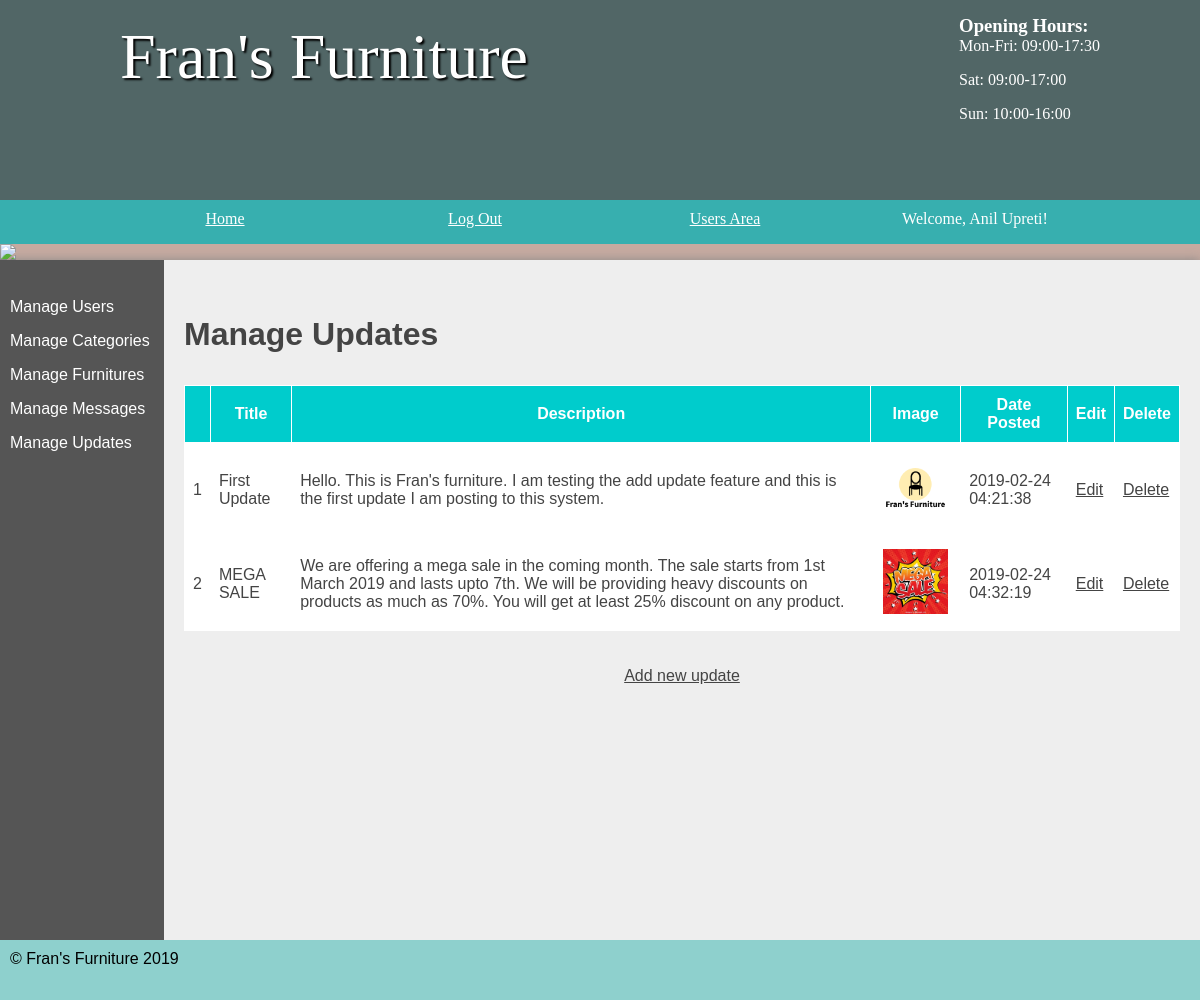
The page /Assignment/public/AdminManageUpdates (signed in) on the database its author committed.
### tables this page shows
CREATE TABLE `users` (
  `user_id` int(5) NOT NULL,
  `type` varchar(255) NOT NULL,
  `name` varchar(255) NOT NULL,
  `username` varchar(255) NOT NULL,
  `password` varchar(255) NOT NULL
);

CREATE TABLE `updates` (
  `update_id` int(5) NOT NULL,
  `date_posted` datetime NOT NULL,
  `title` varchar(255) NOT NULL,
  `description` text NOT NULL,
  `image` varchar(255) NOT NULL
);

### Assignment/functions/functions.php (called while the page is built, shortened)
<?php
  function loadTemplate($fileName, $templateVars) {
    extract($templateVars);
    require $fileName;
    $contents = ob_get_clean();
    return $contents;
  }
?>

### Assignment/controllers/AdminManageUpdates/operation.php (called while the page is built, shortened)
<?php
  $message = "";
  $updateClass = new DatabaseTable('updates');
  $allUpdates = $updateClass->findAll();
  $fileName = '../views/admins/adminmanageupdates/adminManageUpdatesContent.php';
  $content = loadTemplate($fileName, ["allUpdates"=>$allUpdates, 'message'=>$message,]);
  require_once 'loadview.php';
?>

### Assignment/controllers/AdminManageUpdates.php (called while the page is built, shortened)
<?php
class AdminManageUpdates extends Controller{
  public function index($message=[]){
    $this->operation($message);
  }
  public function operation($values = []){
    require_once '../controllers/AdminManageUpdates/operation.php';
  }
}
?>

### Assignment/core/App.php (called while the page is built, shortened)
<?php
  class App{
    private $method = 'index';
    public function __construct(){
      $link = $this->getProperUrl();
      if(file_exists('../controllers/'. $link[0] .'.php')){
        unset($link[0]);
      }
      $this->controller = new $this->controller;
      $this->parameterArray = $link ? array_values($link) : [];
      call_user_func_array([$this->controller, $this->method], $this->parameterArray);
    }
    public function getProperUrl(){
      if(isset($_GET['url'])){
        $separatedLink = explode('/', filter_var(rtrim($_GET['url'] , '/'), FILTER_SANITIZE_URL));
        return $separatedLink;
      }
    }
  }
 ?>

### Assignment/public/index.php (called while the page is built, shortened)
<?php
  require_once '../dbconnect/dbconnect.php';
  require_once '../models/databasetable.php';
  require_once '../functions/functions.php';
  require_once '../functions/otherDatabaseFunctions.php';
  $application = new App;
?>

### Assignment/models/databasetable.php (called while the page is built, shortened)
<?php
class DatabaseTable{
	public $table;
	function __construct($table){
		$this->table = $table;
	}
	function find($field, $value) {
	    global $pdo;
	    $stmt = $pdo->prepare('SELECT * FROM '.$this->table.' WHERE '.$field.'=:value');
	    $criteria = [
	            'value' => $value
	    ];
	    $stmt->execute($criteria);
	    return $stmt;
	}
	function findAll() {
	    global $pdo;
	    $stmt = $pdo->prepare('SELECT * FROM ' . $this->table);
	    $stmt->execute();
	    return $stmt;
	}
}

### Assignment/controllers/AdminManageUpdates/loadview.php (called while the page is built, shortened)
<?php
  $fileName = '../templates/AdminTemplate.php';
  $contents = [
    'title'=>$title,
    'content'=>$content
  ];
  $this->content = loadTemplate($fileName, $contents);
?>

### Assignment/functions/otherDatabaseFunctions.php (called while the page is built, shortened)
<?php
  function getUserNameById($id){
    $userClass = new DatabaseTable('users');
    $users = $userClass->find('user_id', $id);
    if($users->rowCount()>0)
      return $users->fetch()['name'];
    else
      return "Unknown";
  }
?>

### Assignment/views/admins/adminmanageupdates/adminManageUpdatesContent.php (the view, shortened to what this page needs)
<br><br>
<h2>
  Manage Updates
</h2>
<table class = "adminTable">
  <tr>
    <th> </th>
    <th>Title</th>
    <th>Description</th>
    <th>Image</th>
    <th>Date Posted</th>
    <th>Edit</th>
    <th>Delete</th>
  </tr>
<?php
$count = 0;
  foreach($allUpdates as $update){
    $count++;
    $image_name = $_SERVER['DOCUMENT_ROOT'] . '/Assignment/public/images/updates/' . $update['image'];
    $img = "";
    if(file_exists($image_name)){
      $img = '<img class = "tableimage" src = "/Assignment/public/images/updates/'.$update['image'].'">';
    }
    echo '<tr>
            <td>'.$count.'</td>
            <td>'.$update['title'].'</td>
            <td>'.$update['description'].'</td>
            <td>'.$img.'</td>
            <td>'.$update['date_posted'].'</td>
            <td>
              <a href = "/Assignment/public/AdminManageUpdates/edit/'.$update['update_id'].'">
                Edit
                </a>
            </td>
            <td>
              <a href = "/Assignment/public/AdminManageUpdates/delete/'.$update['update_id'].'">
                Delete
              </a>
            </td>
          <tr>';
  }
?>
</table>
<br><br>
<p style = "text-align: center;">
  <a href = "/Assignment/public/AdminManageUpdates/add/">Add new update</a>
</p>

### Assignment/templates/AdminTemplate.php (shortened to what this page needs)
<!DOCTYPE html>
<html>
	<head>
		<link rel="stylesheet" href="/Assignment/public/css/styles.css"/>
	</head>
	<body>
	<header>
		<section>
			<aside>
				<h3>Opening Hours:</h3>
				<p>Mon-Fri: 09:00-17:30</p>
				<p>Sat: 09:00-17:00</p>
				<p>Sun: 10:00-16:00</p>
			</aside>
			<h1>Fran's Furniture</h1>
		</section>
	</header>
	<nav>
		<ul>
			<li><a href="/Assignment/public/Admin">Home</a></li>
			<li><a href="/Assignment/public/Logout">Log Out</a></li>
			<li><a href="/Assignment/public/" target="_blank">Users Area</a></li>
			<li><a>Welcome, <?php echo getUserNameById($_SESSION['loggedin']).'!';?></a></li>
		</ul>
	</nav>
<img src="/Assignment/public/images/randombanner.php"/>
	<main class="admin">
	<section class="left">
		<br>
		<ul>
			<li><a href="/Assignment/public/AdminManageUsers">Manage Users</a></li>
			<li><a href="/Assignment/public/AdminManageCategories">Manage Categories</a></li>
			<li><a href="/Assignment/public/AdminManageFurnitures">Manage Furnitures</a></li>
			<li><a href="/Assignment/public/AdminManageMessages">Manage Messages</a></li>
			<li><a href="/Assignment/public/AdminManageUpdates">Manage Updates</a></li>
		</ul>
	</section>
	<section class="right">
		<?php echo $content;?>
	</section>
	</main>
	<footer>
		&copy; Fran's Furniture <?php echo date("Y");?>
	</footer>
</body>
</html>

### Assignment/public/css/styles.css (style rules this page uses)
* { margin: 0; padding: 0; }
html { font-family: 'Oxygen-Regular', verdana, sans-serif; }
body { background-color: #C6AAA0; }
header { background-color: #516666 ; color: white; height: 200px; }
header aside { float: right; margin-top: 15px; }
header section { width: 1000px; display: block; margin:auto; }
header h1 { float: left; margin-left: 20px; }
nav { width: 100%; background-color: #37AFAF; overflow: auto; }
body > img { width: 100%; display: block; }
nav ul { width: 1000px; margin: auto; display: block; list-style-type: none; }
nav ul li { width: 25%; float: left; overflow: auto; text-align: center; }
nav a { color: white; padding-top: 10px; display: block; }
nav { font-family: 'Oxygen-Regular'; }
header section { display: block; font-family: 'Mr Dafoe', cursive; }
header h1 { font-weight: normal; }
h1 { font-size:4em; color: white; text-align: center; padding-top: 20px; text-shadow: 2px 2px 2px #000; }
main { min-height: 85vh; background-color: #eee; width: 70vw; display: block; margin: auto; box-shadow: 0px 0px 10px #888; color:#444; }
footer { min-height: 5vh; }
main h2 { font-size:2em; }
p, li, h2 { margin-bottom: 1em; }
footer { background-color: #8ED0CD; padding: 10px; color: black; }
.left ul { list-style-type: none }
section a { color: #444; }
table { width: 100%; margin-top: 20px; }
td { padding: 5px; border-bottom: 1px solid #333; }
.admin { width: 100%; }
.stock, .admin { display: table; }
.stock > ul, .admin .left { width: 12vw; list-style-type: none; display: table-cell; padding: 10px; background-color: #555; margin: 0; }
.stock .products, .admin .right { display: table-cell; padding: 20px; }
.stock > ul a, .admin .left a { color: white; text-decoration: none; }
.right { padding: 20px; }
main img { display: block; }
.adminTable { border-collapse: collapse; }
.adminTable td, th { border: 1px solid white; padding: 8px; }
.adminTable tr:nth-child(even) { background-color: #fff; }
.adminTable th { padding-top: 10px; padding-bottom: 10px; text-align: center; background-color: #00cccc; color: white; }
.tableimage { width: 65px; margin: 4px; transition: 0.2s; display: inline; }

### rows shown on the page
users: name "Anil Upreti"
updates: title "First Update", description "Hello. This is Fran's furniture. I am testing the add update feature and this is the first update I am posting to this system.", image (picture), date_posted "2019-02-24 04:21:38"
updates: title "MEGA SALE", description "We are offering a mega sale in the coming month. The sale starts from 1st March 2019 and lasts upto 7th. We will be providing heavy discounts on products as much as 70%. You will get at least 25% discount on any product.", image (picture), date_posted "2019-02-24 04:32:19"
